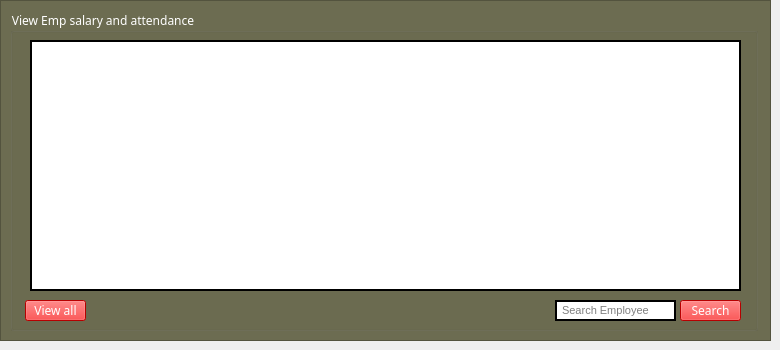
     <widget class="QWidget" name="page_6">
      <widget class="QFrame" name="frame_10">
       <property name="geometry">
        <rect>
         <x>0</x>
         <y>0</y>
         <width>771</width>
         <height>341</height>
        </rect>
       </property>
       <property name="font">
        <font>
         <family>Yu Gothic UI Semibold</family>
        </font>
       </property>
       <property name="styleSheet">
        <string notr="true">background-color:rgb(108, 108, 81)</string>
       </property>
       <property name="frameShape">
        <enum>QFrame::StyledPanel</enum>
       </property>
       <property name="frameShadow">
        <enum>QFrame::Raised</enum>
       </property>
       <widget class="QFrame" name="frame_13">
        <property name="geometry">
         <rect>
          <x>0</x>
          <y>0</y>
          <width>771</width>
          <height>341</height>
         </rect>
        </property>
        <property name="font">
         <font>
          <family>Yu Gothic UI Semibold</family>
         </font>
        </property>
        <property name="styleSheet">
         <string notr="true">background-color:rgb(108, 108, 81)</string>
        </property>
        <property name="frameShape">
         <enum>QFrame::StyledPanel</enum>
        </property>
        <property name="frameShadow">
         <enum>QFrame::Raised</enum>
        </property>
        <widget class="QGroupBox" name="groupBox_6">
         <property name="geometry">
          <rect>
           <x>10</x>
           <y>10</y>
           <width>748</width>
           <height>321</height>
          </rect>
         </property>
         <property name="font">
          <font>
           <family>Impact</family>
          </font>
         </property>
         <property name="styleSheet">
          <string notr="true">color:white</string>
         </property>
         <property name="title">
          <string>View Emp salary and attendance</string>
         </property>
         <widget class="QTableWidget" name="salaryandattentandaceTableWidget">
          <property name="geometry">
           <rect>
            <x>20</x>
            <y>30</y>
            <width>711</width>
            <height>251</height>
           </rect>
          </property>
          <property name="styleSheet">
           <string notr="true">background-color:white;color:black;border:2px solid black</string>
          </property>
         </widget>
         <widget class="QPushButton" name="btnviewallsalary">
          <property name="geometry">
           <rect>
            <x>15</x>
            <y>290</y>
            <width>61</width>
            <height>21</height>
           </rect>
          </property>
          <property name="font">
           <font>
            <family>Impact</family>
            <weight>50</weight>
            <bold>false</bold>
           </font>
          </property>
          <property name="styleSheet">
           <string notr="true">background-color:rgb(255, 0, 0);color:white</string>
          </property>
          <property name="text">
           <string>View all</string>
          </property>
         </widget>
         <widget class="QLineEdit" name="viewsalarysearchemployeeinput">
          <property name="geometry">
           <rect>
            <x>545</x>
            <y>290</y>
            <width>121</width>
            <height>21</height>
           </rect>
          </property>
          <property name="font">
           <font>
            <pointsize>8</pointsize>
           </font>
          </property>
          <property name="styleSheet">
           <string notr="true">background-color:white;color:black;border:2px solid black</string>
          </property>
          <property name="placeholderText">
           <string> Search Employee</string>
          </property>
         </widget>
         <widget class="QPushButton" name="btnsearchempviewsalary">
          <property name="geometry">
           <rect>
            <x>670</x>
            <y>290</y>
            <width>61</width>
            <height>21</height>
           </rect>
          </property>
          <property name="font">
           <font>
            <family>Impact</family>
            <weight>50</weight>
            <bold>false</bold>
           </font>
          </property>
          <property name="styleSheet">
           <string notr="true">background-color:rgb(255, 0, 0);color:white</string>
          </property>
          <property name="text">
           <string>Search</string>
          </property>
         </widget>
        </widget>
       </widget>
      </widget>
     </widget>
